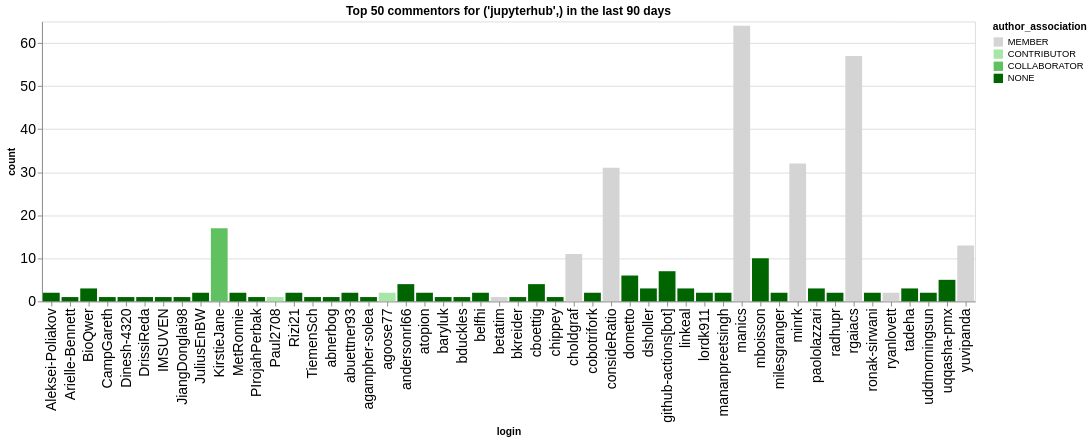

The code cell stored with this chart in its notebook:
### Code cell
n_plot = 50
charts = []
for ii, (iorg, idata) in enumerate(commentors.groupby(['org'])):
    title = f"Top {n_plot} commentors for {iorg} in the last {n_days} days"
    idata = idata.groupby('login', as_index=False).agg({'count': 'sum', 'author_association': 'first'})
    idata = idata.sort_values('count', ascending=False).head(n_plot)
    ch = alt.Chart(data=idata.head(n_plot), title=title).mark_bar().encode(
        x='login',
        y='count',
        color=alt.Color('author_association', scale=alt.Scale(domain=author_types, range=author_colors))
    )
    charts.append(ch)
alt.hconcat(*charts)

### Figure 1 — Vega-Lite specification as saved in the notebook (floating-point values rounded to 4 significant figures)
{"config": {"axisLeft": {"labelFontSize": 15}, "axisBottom": {"labelFontSize": 15}}, "hconcat": [{"mark": {"type": "bar"}, "encoding": {"color": {"field": "author_association", "scale": {"domain": ["MEMBER", "CONTRIBUTOR", "COLLABORATOR", "NONE"], "range": ["rgb(211.82745098039214, 211.82745098039214, 211.82745098039214)", "rgb(166.98562091503268, 229.89803921568628, 166.98562091503268)", "rgb(96.37647058823529, 192.75294117647059, 96.37647058823529)", "rgb(0.0, 100.3921568627451, 0.0)"]}, "type": "nominal"}, "x": {"field": "login", "type": "nominal"}, "y": {"field": "count", "type": "quantitative"}}, "title": "Top 50 commentors for ('jupyterhub',) in the last 90 days"}], "data": {"name": "data-7fa165faa740534427a85ae0bdcee65f"}, "$schema": "https://vega.github.io/schema/vega-lite/v5.20.1.json", "datasets": {"data-7fa165faa740534427a85ae0bdcee65f": [{"login": "manics", "count": 64, "author_association": "MEMBER"}, {"login": "rgaiacs", "count": 57, "author_association": "MEMBER"}, {"login": "minrk", "count": 32, "author_association": "MEMBER"}, {"login": "consideRatio", "count": 31, "author_association": "MEMBER"}, {"login": "KirstieJane", "count": 17, "author_association": "COLLABORATOR"}, {"login": "yuvipanda", "count": 13, "author_association": "MEMBER"}, {"login": "choldgraf", "count": 11, "author_association": "MEMBER"}, {"login": "mboisson", "count": 10, "author_association": "NONE"}, {"login": "github-actions[bot]", "count": 7, "author_association": "NONE"}, {"login": "dometto", "count": 6, "author_association": "NONE"}, {"login": "uqqasha-pmx", "count": 5, "author_association": "NONE"}, {"login": "cboettig", "count": 4, "author_association": "NONE"}, {"login": "andersonrl66", "count": 4, "author_association": "NONE"}, {"login": "paololazzari", "count": 3, "author_association": "NONE"}, {"login": "linkeal", "count": 3, "author_association": "NONE"}, {"login": "tadeha", "count": 3, "author_association": "NONE"}, {"login": "dsholler", "count": 3, "author_association": "NONE"}, {"login": "BioQwer", "count": 3, "author_association": "NONE"}, {"login": "Aleksei-Poliakov", "count": 2, "author_association": "NONE"}, {"login": "lordk911", "count": 2, "author_association": "NONE"}, {"login": "mananpreetsingh", "count": 2, "author_association": "NONE"}, {"login": "milesgranger", "count": 2, "author_association": "NONE"}, {"login": "ronak-sirwani", "count": 2, "author_association": "NONE"}, {"login": "uddmorningsun", "count": 2, "author_association": "NONE"}, {"login": "radhupr", "count": 2, "author_association": "NONE"}, {"login": "ryanlovett", "count": 2, "author_association": "MEMBER"}, {"login": "cobotrifork", "count": 2, "author_association": "NONE"}, {"login": "belfhi", "count": 2, "author_association": "NONE"}, {"login": "atopion", "count": 2, "author_association": "NONE"}, {"login": "JuliusEnBW", "count": 2, "author_association": "NONE"}, {"login": "agoose77", "count": 2, "author_association": "CONTRIBUTOR"}, {"login": "Rizi21", "count": 2, "author_association": "NONE"}, {"login": "MetRonnie", "count": 2, "author_association": "NONE"}, {"login": "abuettner93", "count": 2, "author_association": "NONE"}, {"login": "Arielle-Bennett", "count": 1, "author_association": "NONE"}, {"login": "agampher-solea", "count": 1, "author_association": "NONE"}, {"login": "abnerbog", "count": 1, "author_association": "NONE"}, {"login": "Paul2708", "count": 1, "author_association": "CONTRIBUTOR"}, {"login": "TiemenSch", "count": 1, "author_association": "NONE"}, {"login": "PIrojahPerbak", "count": 1, "author_association": "NONE"}, {"login": "DrissiReda", "count": 1, "author_association": "NONE"}, {"login": "Dinesh-4320", "count": 1, "author_association": "NONE"}, {"login": "JiangDonglai98", "count": 1, "author_association": "NONE"}, {"login": "CampGareth", "count": 1, "author_association": "NONE"}, {"login": "IMSUVEN", "count": 1, "author_association": "NONE"}, {"login": "bkreider", "count": 1, "author_association": "NONE"}, {"login": "baryluk", "count": 1, "author_association": "NONE"}, {"login": "chippey", "count": 1, "author_association": "NONE"}, {"login": "betatim", "count": 1, "author_association": "MEMBER"}, {"login": "bduckles", "count": 1, "author_association": "NONE"}]}}
